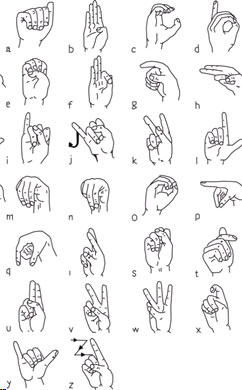
#> input picture 3_Classify_Images_ASL-hands/NIDCD-ASL-hands-2014.jpg, 242 x 390 px; its folder holds only this picture in this run
$ python -i atelier3.py   (imports and definitions only)   (older library calls are emulated)
#> lines starting #> are read from the running program, lines starting #| are printed output that depends on the picture; after the words box and inside, x2 and y2 are one past the last pixel; in counts of white or black regions, pixels touching at a corner belong together
#> further down, picture is the input picture: shape (390, 242, 3); mean B, G, R 241.4, 241, 241.4
### 3_Classify_Images_ASL-hands/feature.py
import cv2
import imutils
import mahotas
import numpy as np
import pandas as pd
import skimage.feature.texture as sft
from scipy import stats
from sklearn.preprocessing import StandardScaler , MinMaxScaler
from sklearn.decomposition import PCA
from ReliefF import ReliefF
from sklearn.feature_selection import SelectKBest, f_classif


class Feature:

    def __init__(self):
        self.scaler = StandardScaler()
        self.pca = PCA(n_components=30)
        self.relief = ReliefF(n_features_to_keep=20)

    # Recherche par Couleur
    # [130 lines left out: functions extract_color_moments, extract_color_histogram, extract_texture_features, textureFeature, extract_haralick_texture, extract_hu_moments and 3 more, not called in this run]

    def Scaler_train(self, feature):
        return self.scaler.fit_transform(feature)

    def Scaler_test(self, feature):
        return self.scaler.transform(feature)

    def zscore(self, feature):
        return stats.zscore(np.array(feature))

    # [17 lines left out: functions MinMaxScaler_train, standarization_basic, Relief_train, not called in this run]

    def Relief2_test(self, data):
        return self.relief.transform(data)

    # [29 lines left out: functions SelectKBest, normalization_train, normalization_test, list_2_df, not called in this run]

'''
    pour instaler mahotas :
        install Microsoft Visual C++ 14.0 build tools : https://go.microsoft.com/fwlink/?LinkId=691126
        pip install --upgrade setuptools
        pip install mahotas

        or the Binary install it the simple way!:
            pip install --only-binary :all: mahotas

        or :
            conda config --add channels conda-forge
            conda install mahotas
        or :
            conda install -c https://conda.anaconda.org/conda-forge mahotas
'''

### 3_Classify_Images_ASL-hands/atelier3.py
# -*- coding: utf-8 -*-
"""
Created on Tue Oct 15 10:32:48 2019

@author: Mohammed EL KHOU
"""
import cv2, imutils, os,csv
from glob import glob
import numpy as np
import matplotlib.pyplot as plt
import matplotlib.image as mpimg

from sklearn import svm
from sklearn.neighbors import KNeighborsClassifier
# from sklearn.model_selection import train_test_split
import random
import joblib
from scipy import stats
from feature import Feature as ft
# [1 line that did not run here, left out]
home = "D:/WISD/S3/Image_Mining/Atelier_3/"

def segmentation(img):
#    # define the upper and lower boundaries of the HSV pixel
#    # intensities to be considered 'skin'
#    lower = np.array([0, 48, 80], dtype = "uint8")
#    upper = np.array([20, 255, 255], dtype = "uint8")
#    #  convert the image to the HSV color space,
#	# and determine the HSV pixel intensities that fall into
#	# the speicifed upper and lower boundaries
#    converted = cv2.cvtColor(img, cv2.COLOR_BGR2HSV)
#    skinMask = cv2.inRange(converted, lower, upper)
#
#	# apply a series of erosions and dilations to the mask
#	# using an elliptical kernel
#    kernel = cv2.getStructuringElement(cv2.MORPH_ELLIPSE, (11, 11))
#    skinMask = cv2.erode(skinMask, kernel, iterations = 2)
#    skinMask = cv2.dilate(skinMask, kernel, iterations = 2)
#
#	# blur the mask to help remove noise, then apply the
#	# mask to the frame
#    skinMask = cv2.GaussianBlur(skinMask, (3, 3), 0)
#    skin = cv2.bitwise_and(img, img, mask = skinMask)

    hsv = cv2.cvtColor(img, cv2.COLOR_BGR2HSV)
#> hsv: shape (390, 242, 3); mean H, S, V 29.9, 0.7, 241.5
    handHist = cv2.calcHist([hsv], [0, 1], None, [180, 256], [0, 180, 0, 256])
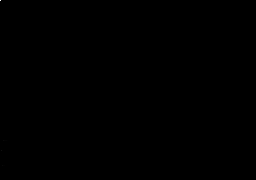
#> handHist: shape (180, 256) float32; min 0, max 75358, mean 2; drawn with min black and max white
    handHist = cv2.normalize(handHist, handHist, 0, 255, cv2.NORM_MINMAX)
#> handHist: shape (180, 256) float32; 0.4% of pixels changed, all inside (x1, y1, x2, y2) = (0, 0, 256, 176)
    dst = cv2.calcBackProject([hsv], [0, 1], handHist, [0, 180, 0, 256], 1)
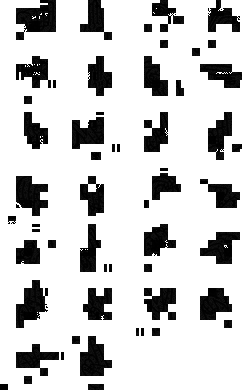
#> dst: shape (390, 242); min 0, max 255, mean 205.1
    disc = cv2.getStructuringElement(cv2.MORPH_ELLIPSE, (21, 21))
    cv2.filter2D(dst, -1, disc, dst)
#> dst: shape (390, 242); every value is 255
    # dst is now a probability map
    # Use binary thresholding to create a map of 0s and 1s
    # 1 means the pixel is part of the hand and 0 means not
    _, thresh = cv2.threshold(dst, 150, 255, cv2.THRESH_BINARY)
    kernel = np.ones((5, 5), np.uint8)
    thresh = cv2.morphologyEx(thresh, cv2.MORPH_CLOSE, kernel, iterations=7)
    thresh = cv2.merge((thresh, thresh, thresh))
#> thresh: shape (390, 242, 3); every value is 255
    skin   = cv2.bitwise_and(img, thresh)

    plt.xticks([]),plt.yticks([])
    plt.title('ImageRequete')
    plt.imshow(skin)
    plt.show()

    return skin

#Helper function to load images from given directories
# [93 lines left out: functions indexing_images, Apprentissage, Classification, Classification2, not called in this run]

# La fonction main
# [10 lines not run here, left out]

'''
    pour instaler mahotas :
        install Microsoft Visual C++ 14.0 build tools : https://go.microsoft.com/fwlink/?LinkId=691126
        pip install --upgrade setuptools
        pip install mahotas

        or the Binary install it the simple way!:
            pip install --only-binary :all: mahotas

        or :
            conda config --add channels conda-forge
            conda install mahotas
        or :
            conda install -c https://conda.anaconda.org/conda-forge mahotas

surce :
    https://gogul.dev/software/image-classification-python
    https://scikit-image.org/docs/dev/api/skimage.feature.html?highlight=energy
    https://github.com/scikit-image/scikit-image
    https://stackoverflow.com/questions/50834170/image-texture-with-skimage
    https://github.com/Gogul09/image-classification-python/blob/master/global.py
    https://www.pyimagesearch.com/2014/08/18/skin-detection-step-step-example-using-python-opencv/

'''

>>> import cv2
>>> picture = cv2.imread('NIDCD-ASL-hands-2014.jpg')
>>> result = segmentation(picture)
